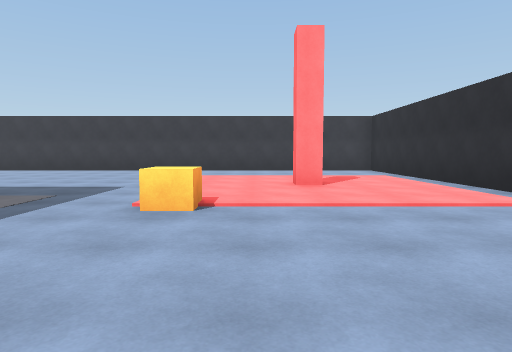
[1] (above)

24 first-person views from a walk through a Unity game level. The camera is 1.3 m above the floor, tilts 4° down and sees 75° across. The floor is counted in squares, 2 m on a side. Each view is taken from the middle of a square. On the plan, view 1 faces up. The plan holds only what a view shows up to about 10 squares ahead; the rest is blank. The place goes on beyond the plan. The player is left out.

[2]
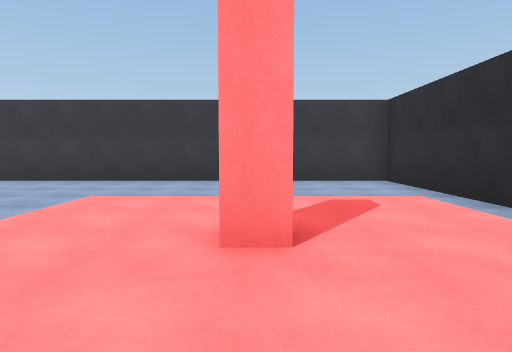

[3]
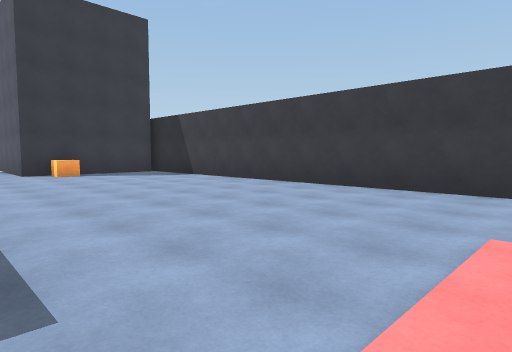

[4]
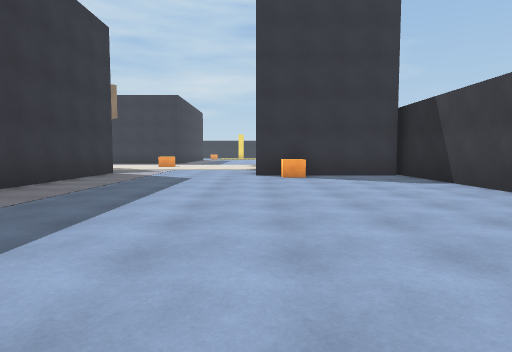

[5]
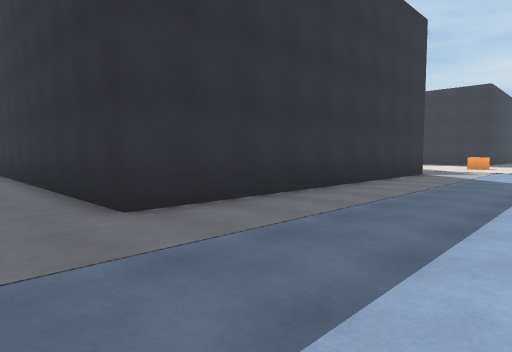

[6]
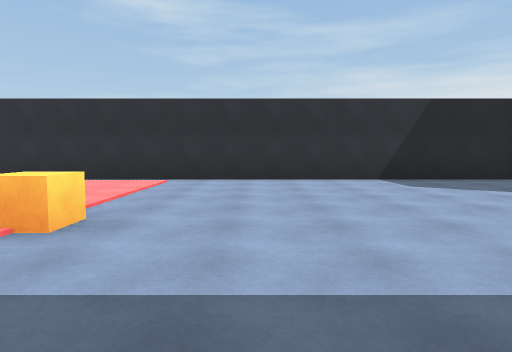

[7]
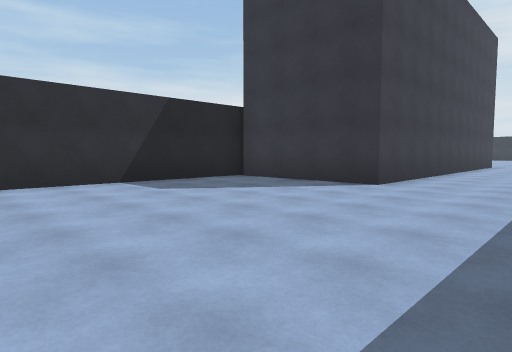

[8]
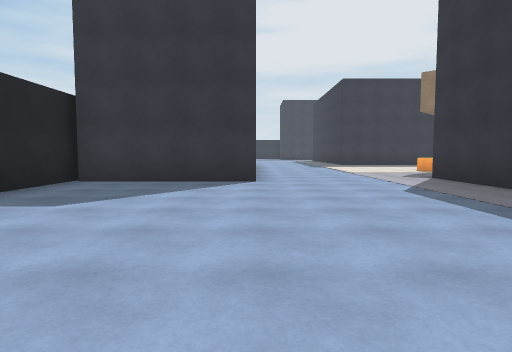

[9]
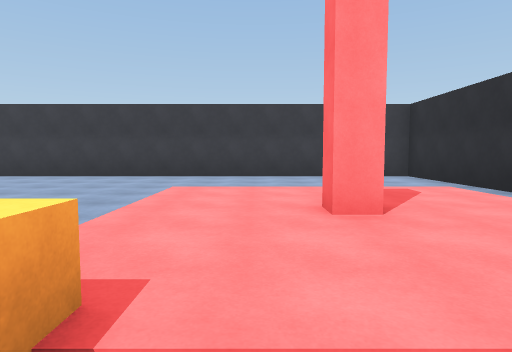

[10]
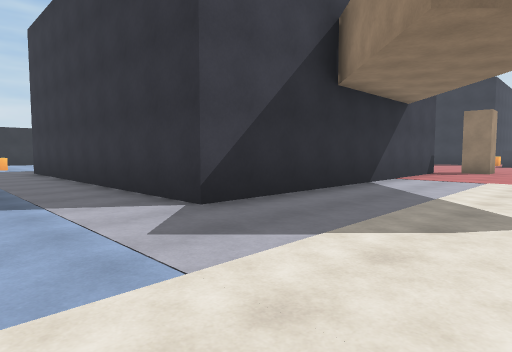

[11]
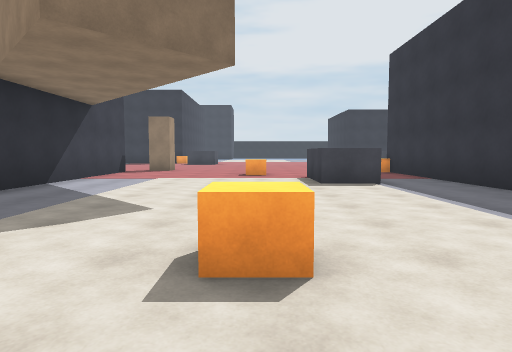

[12]
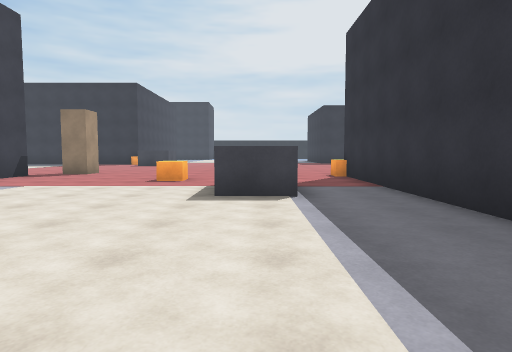

[13]
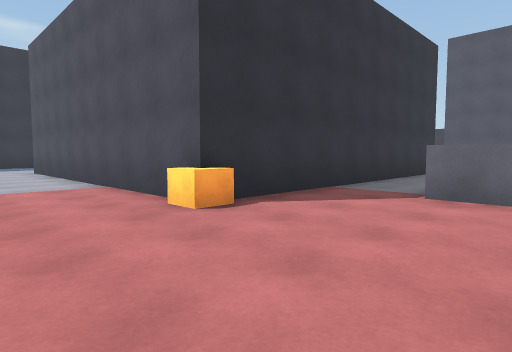

[14]
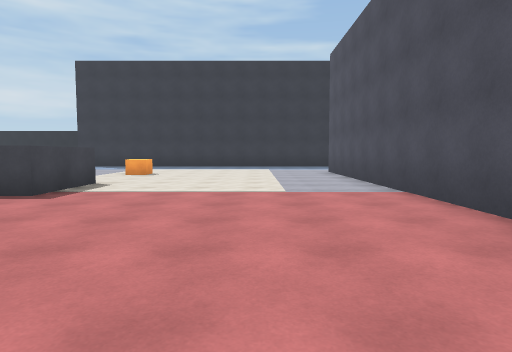

[15]
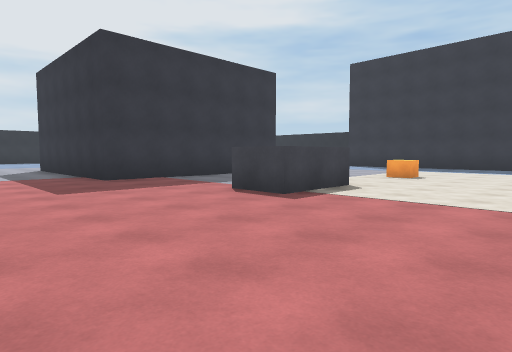

[16]
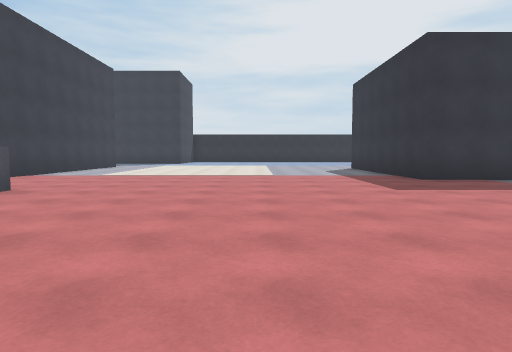

[17]
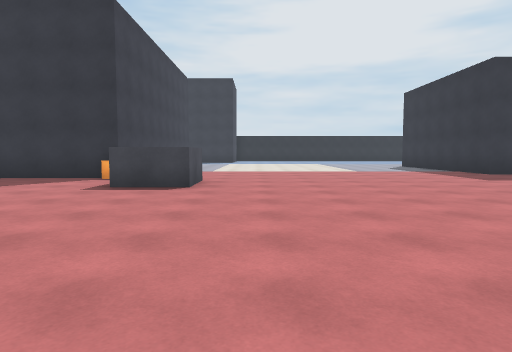

[18]
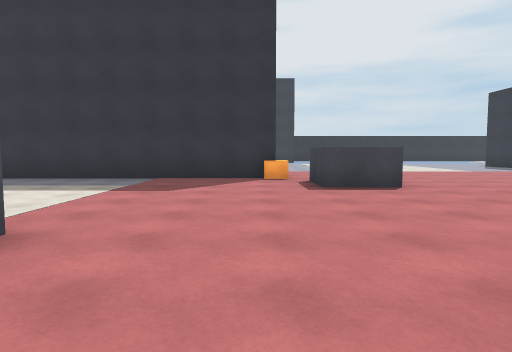

[19]
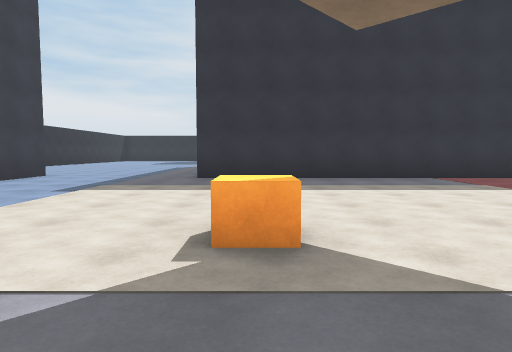

[20]
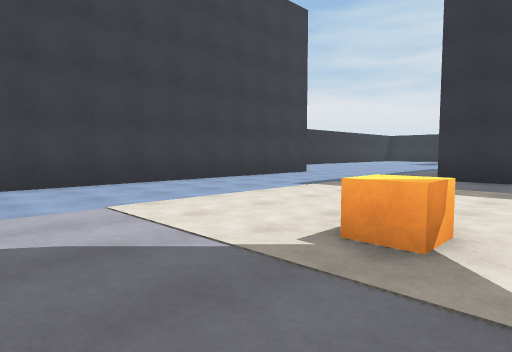

[21]
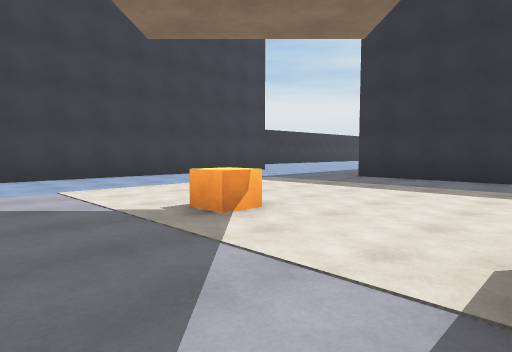

[22]
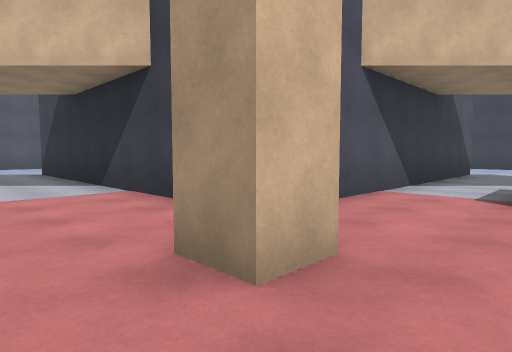

[23]
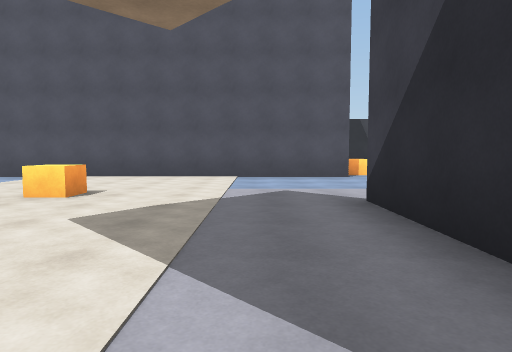

[24]
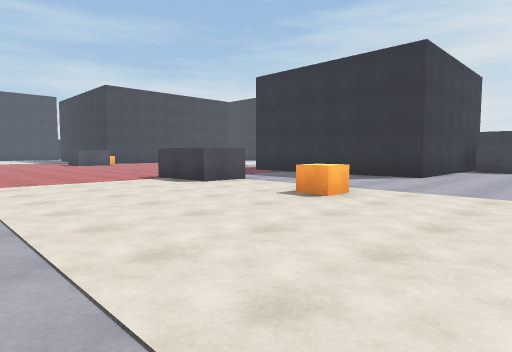

### Floor plan
Points are (right, up) in squares from view 1. A wall is a line through its corners. A room is listed if a view was taken in it or the views show most of it. See-through windows are left out.
Room 1 (views 1, 2, 3, 4, 5, 6, 7, 8, 9)
walls: (1.4, 6.2) (0.8, 6.2) (0.8, 6.8); (-11.5, 3.5) (-4.5, 3.5) (-4.5, -5.5); (-12.5, 12) (-12.5, 8); (0, -6.5) (0, -4.5) (4, -4.5); (4.2, -4.9) (4.2, 12.2) (-13, 12.2)
ways out: opening at (-11.2, 5.5) to room 2; opening at (-2.5, -5.5) to room 2
objects: other object (-12, 9); other object (-1, 4)
Room 2 (views 10, 11, 12, 13, 14, 15, 16, 17, 18, 19, 20, 21, 22, 23, 24)
walls: (-15.8, -13.8) (-15.8, -12.2) (-14.3, -12.2) (-14.3, -13.8); (-13.5, -5.5) (-13.5, 3.5) (-11.5, 3.5); (-19.6, -3) (-20.6, -3); (-20.8, -1) (-19.4, -1) (-19.4, -2.5); (-27, -12.8) (-27, -11.4) (-25, -11.4) (-25, -12.6); (-13.5, -18) (-13.5, -14.5) (-4.5, -14.5); (-22.5, 2.8) (-22.5, -5.5) (-30.8, -5.5); (-4.5, -5.5) (-11.9, -5.5); (-30, -18.2) (-30, -16) (-24, -16) (-24, -19.2); (-12.5, 8) (-22, 8); (0, -15.5) (0, -6.5)
ways out: opening at (-11.2, 5.5) to room 1; opening at (-2.5, -5.5) to room 1
objects: other object (-30, -11); other object (-22, -5); other object (-18, -4); other object (-18, 4); other object (-15, -7); other object (-14, -14); other object (-6, -8)

Positions as (right, up) in squares from view 1, and headings:
1: (0, 0), facing up
2: (1, 4), facing up
3: (-1, 6), facing up-left
4: (-3, 8), facing left
5: (-3, 7), facing down-left
6: (-4, 2), facing right
7: (-3, 2), facing down-right
8: (0, 3), facing down
9: (0, 3), facing up
10: (-17, 6), facing down-right
11: (-18, 6), facing down
12: (-20, 4), facing down
13: (-19, -8), facing up-left
14: (-20, -8), facing left
15: (-21, -8), facing down-left
16: (-20, -8), facing down
17: (-17, -6), facing down
18: (-13, -6), facing down
19: (-6, -6), facing down
20: (-7, -6), facing down-right
21: (-9, -6), facing down-right
22: (-16, -8), facing up-right
23: (-15, -1), facing up
24: (-33, -7), facing down-right
